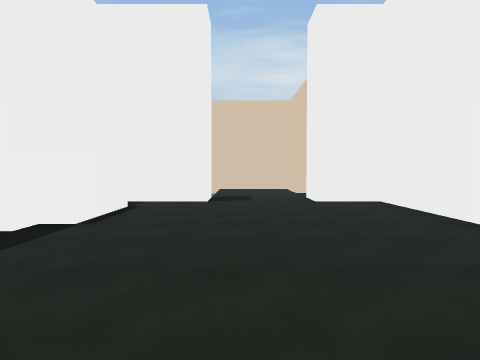
View 1 (above)

24 first-person views from a walk through a Unity game level. The camera is 1.5 m above the floor, tilts 2° down and sees 75° across. The floor is counted in squares, 2 m on a side. Each view is taken from the middle of a square. On the plan, view 1 faces up. The plan holds only what a view shows up to about 10 squares ahead; the rest is blank. The place goes on beyond the plan. The player character is not drawn.

View 2
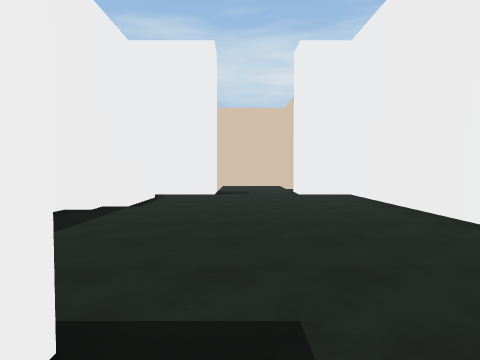

View 3
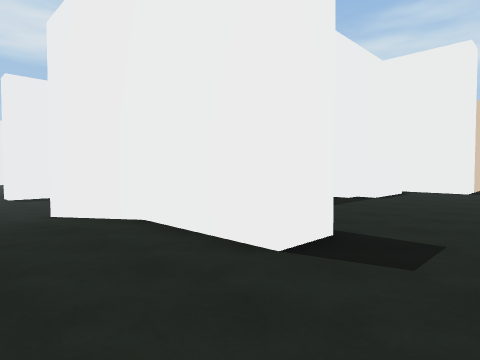

View 4
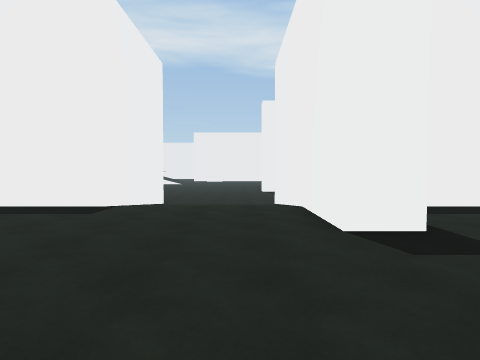

View 5
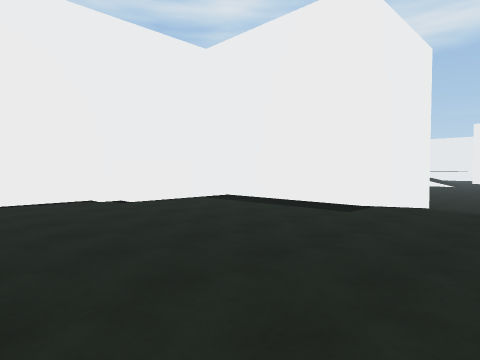

View 6
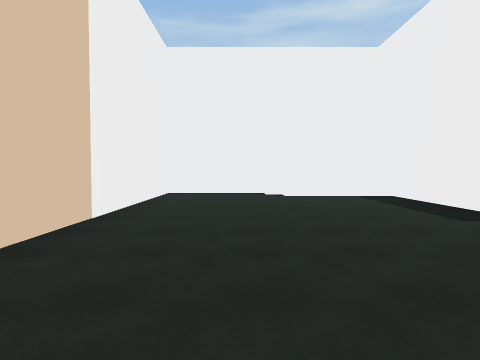

View 7
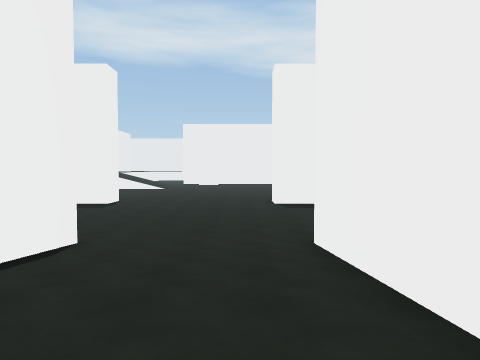

View 8
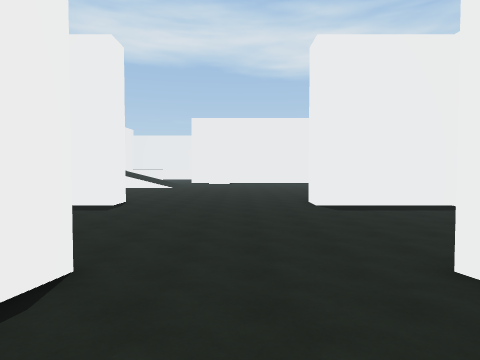

View 9
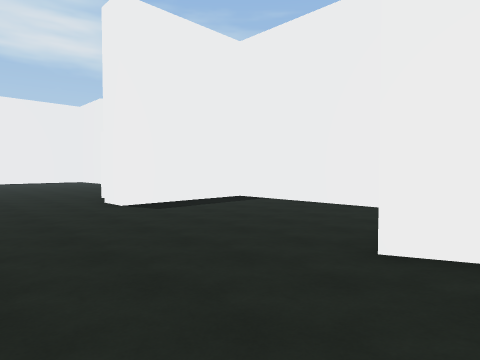

View 10
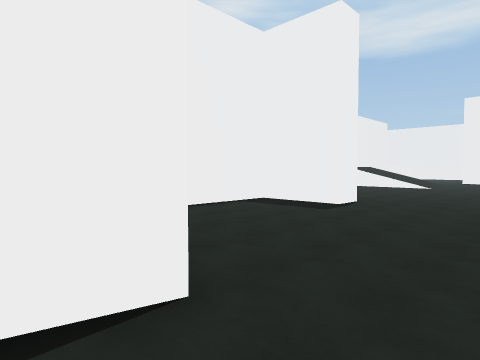

View 11
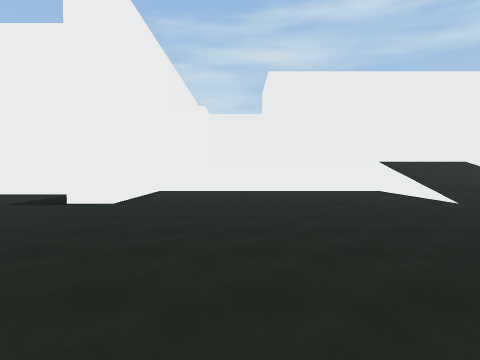

View 12
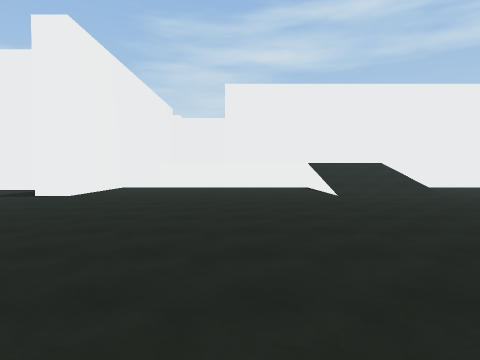

View 13
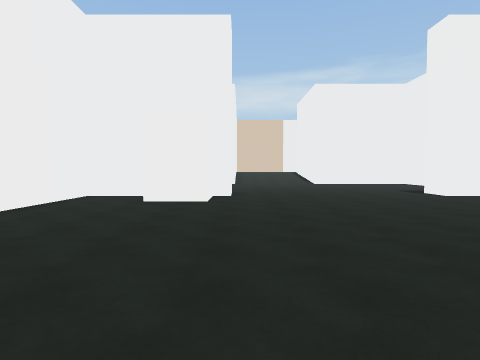

View 14
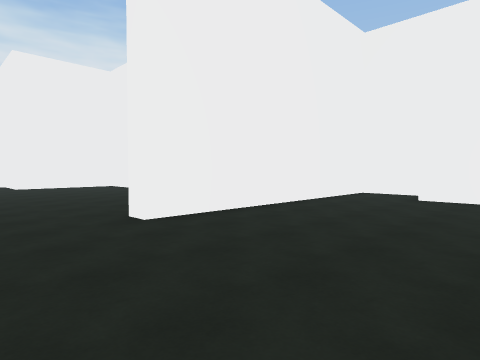

View 15
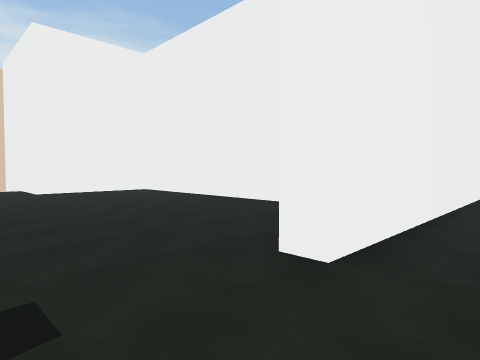

View 16
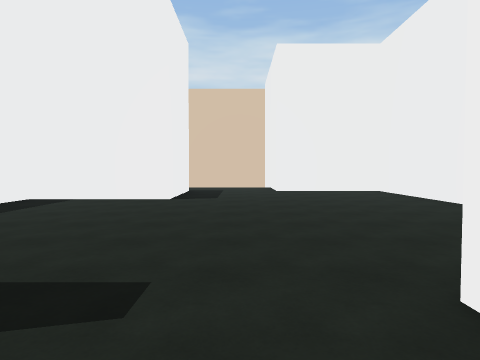

View 17
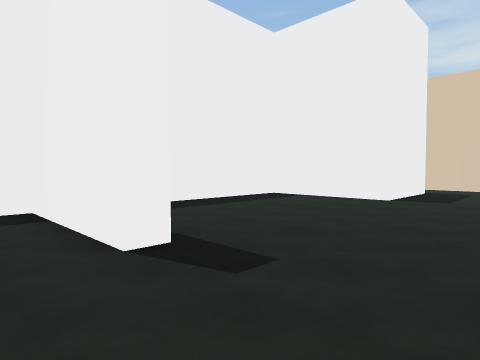

View 18
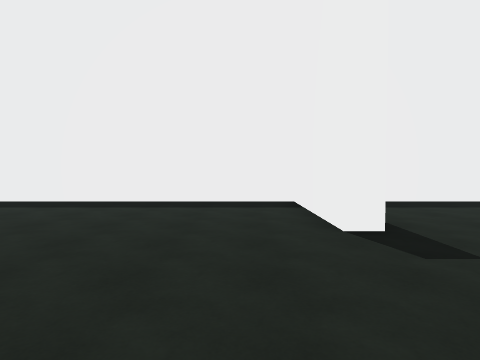

View 19
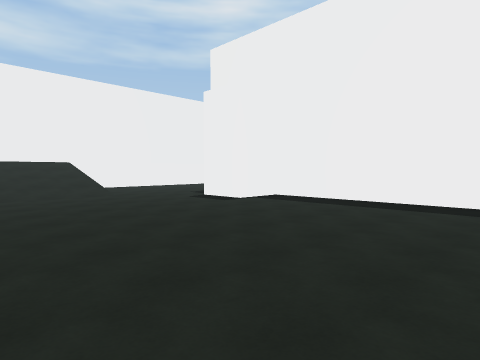

View 20
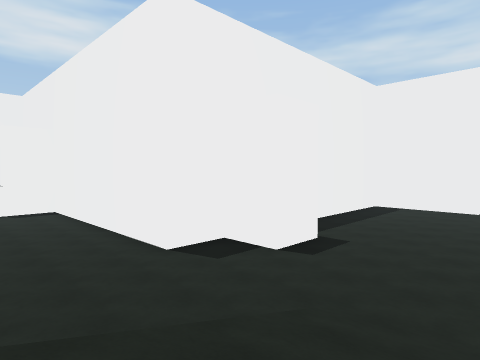

View 21
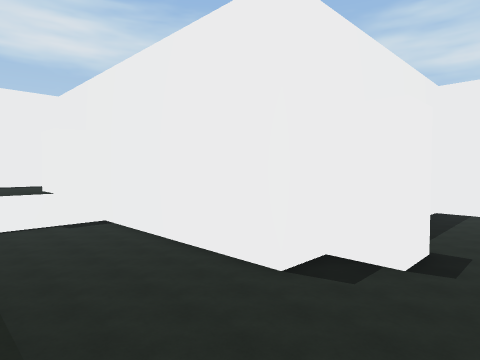

View 22
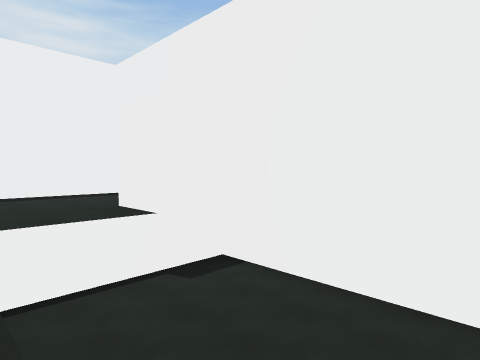

View 23
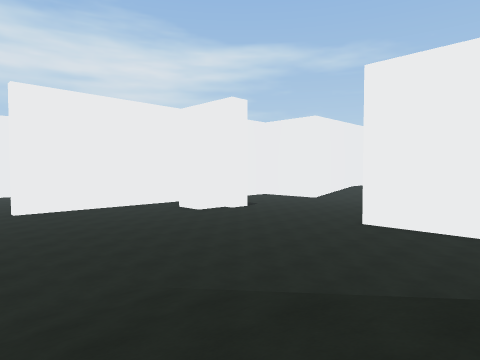

View 24
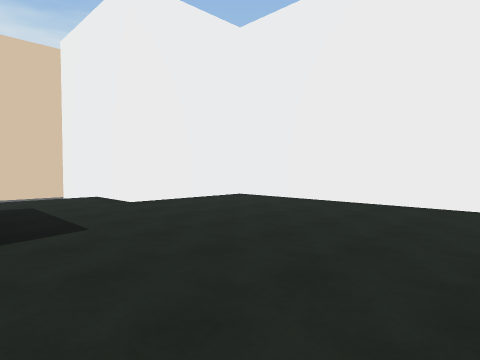

### Floor plan
Key: @ floor where view 1 was taken; # wall or solid block; . main floor; : floor 1 m higher than the main floor; + floor 2 m higher than the main floor; / step, stairs or slope.
Columns run from 42 left of view 1 to 4 right of it. Each row starts with its distance up from view 1.
 16                     #
 15                     #
 14                  ///#
 13                  ...#
 12                 ....####
 11                 #......#
 10                 #......#                  ::/
  9             #####......#                 /:::
  8             #..........#               ###::#
  7             #..........#                ::::::#
  6             #..........#               #::::::#
  5             #..........                #::::::#
  4             #.........                 #::::::#
  3             #####...#############      :::::::#
  2             #..............#.....     #:::::::#
  1             #..............#......    #:::::::
  0             #.............##......    #:::@::
 -1             #.............##......########::
 -2             #......................////::::::
 -3             #......................////:::::::
 -4             #......................////:::::::#
 -5             ###....................////:::::::#
 -6             ###...................#####:::::::#
 -7      ########.....................    #:::::::#
 -8 #+   #..........////.......#.....     #:::::::#
 -9 #+++##..........////.......#.....     #:::::::#
-10 #+++++..........////.......#....      ####::::#
-11 #+++++..........////.......#####         ######
-12           +     ++++

Where each view was taken, in squares from view 1:
view 1: 0 up, 0 right, facing up
view 2: 2 down, 0 right, facing up
view 3: 4 down, 1 right, facing up-left
view 4: 3 down, 3 right, facing left
view 5: 3 down, 3 right, facing down-left
view 6: 1 down, 1 right, facing down
view 7: 3 down, 3 left, facing left
view 8: 4 down, 5 left, facing left
view 9: 5 down, 7 left, facing up-left
view 10: 4 down, 7 left, facing down-left
view 11: 1 down, 18 left, facing down
view 12: 1 up, 20 left, facing down
view 13: 2 down, 24 left, facing right
view 14: 2 down, 25 left, facing up-right
view 15: 1 up, 25 left, facing up-right
view 16: 1 up, 24 left, facing up
view 17: 1 up, 23 left, facing up-left
view 18: 1 up, 22 left, facing left
view 19: 1 up, 22 left, facing down-left
view 20: 11 down, 24 left, facing up-left
view 21: 12 down, 26 left, facing up-left
view 22: 12 down, 32 left, facing up-left
view 23: 12 down, 25 left, facing up-right
view 24: 5 up, 26 left, facing up-right
